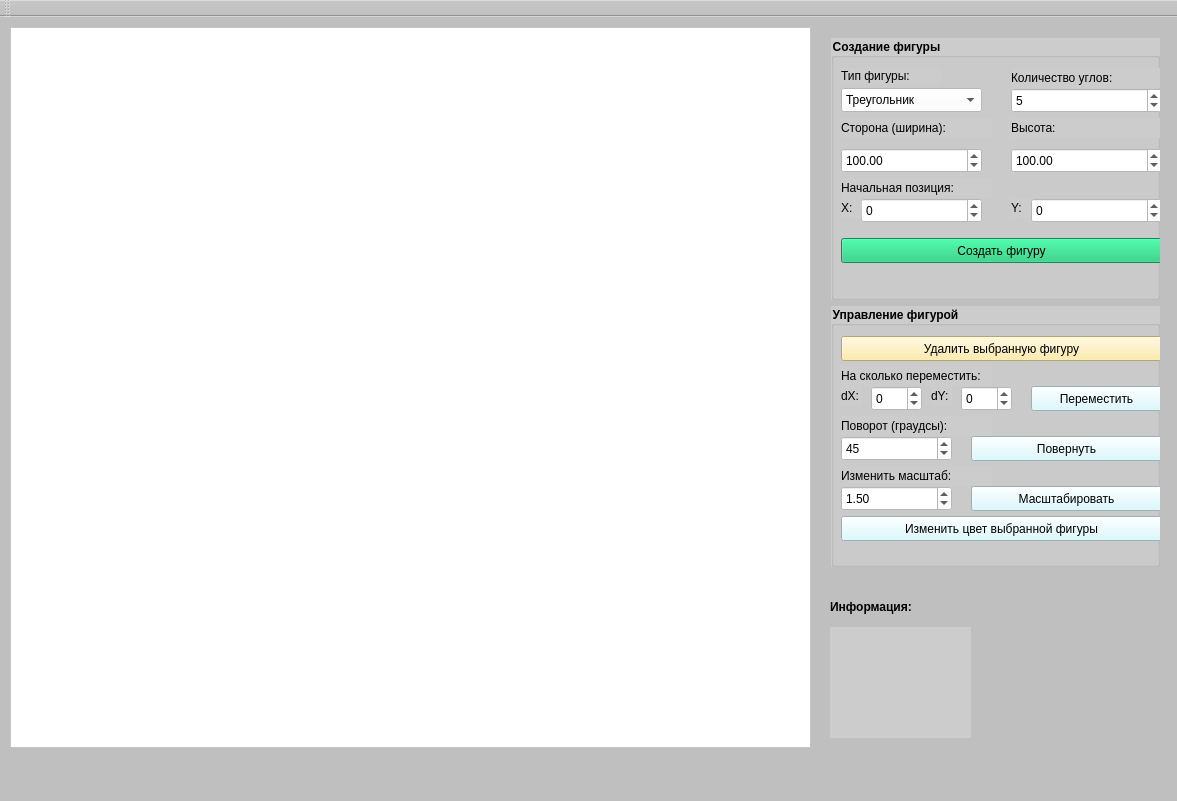
<?xml version="1.0" encoding="UTF-8"?>
<ui version="4.0">
 <class>GeometrydrawClass</class>
 <widget class="QMainWindow" name="GeometrydrawClass">
  <property name="geometry">
   <rect>
    <x>0</x>
    <y>0</y>
    <width>1177</width>
    <height>801</height>
   </rect>
  </property>
  <property name="windowTitle">
   <string>Geometrydraw</string>
  </property>
  <property name="styleSheet">
   <string notr="true">background-color: rgb(191, 191, 191);</string>
  </property>
  <widget class="QWidget" name="centralWidget">
   <widget class="QGraphicsView" name="graphicsView">
    <property name="geometry">
     <rect>
      <x>10</x>
      <y>10</y>
      <width>801</width>
      <height>721</height>
     </rect>
    </property>
    <property name="mouseTracking">
     <bool>true</bool>
    </property>
    <property name="styleSheet">
     <string notr="true">background-color: rgb(255, 255, 255);</string>
    </property>
    <property name="renderHints">
     <set>QPainter::Antialiasing|QPainter::TextAntialiasing</set>
    </property>
   </widget>
   <widget class="QWidget" name="verticalLayoutWidget">
    <property name="geometry">
     <rect>
      <x>820</x>
      <y>10</y>
      <width>351</width>
      <height>551</height>
     </rect>
    </property>
    <layout class="QVBoxLayout" name="verticalLayout_2">
     <item>
      <widget class="QGroupBox" name="groupBox">
       <property name="font">
        <font>
         <weight>75</weight>
         <bold>true</bold>
        </font>
       </property>
       <property name="styleSheet">
        <string notr="true">background-color: rgb(204, 204, 204);</string>
       </property>
       <property name="title">
        <string>Создание фигуры</string>
       </property>
       <widget class="QComboBox" name="figureType">
        <property name="geometry">
         <rect>
          <x>10</x>
          <y>50</y>
          <width>141</width>
          <height>24</height>
         </rect>
        </property>
        <property name="styleSheet">
         <string notr="true">background-color: rgb(255, 255, 255);</string>
        </property>
        <item>
         <property name="text">
          <string>Треугольник</string>
         </property>
        </item>
        <item>
         <property name="text">
          <string>Прямоугольник</string>
         </property>
        </item>
        <item>
         <property name="text">
          <string>Ромб</string>
         </property>
        </item>
        <item>
         <property name="text">
          <string>Многоугольник</string>
         </property>
        </item>
       </widget>
       <widget class="QLabel" name="label">
        <property name="geometry">
         <rect>
          <x>10</x>
          <y>30</y>
          <width>101</width>
          <height>16</height>
         </rect>
        </property>
        <property name="text">
         <string>Тип фигуры:</string>
        </property>
       </widget>
       <widget class="QLabel" name="label_2">
        <property name="geometry">
         <rect>
          <x>10</x>
          <y>80</y>
          <width>151</width>
          <height>20</height>
         </rect>
        </property>
        <property name="text">
         <string>Сторона (ширина):</string>
        </property>
       </widget>
       <widget class="QDoubleSpinBox" name="param1">
        <property name="geometry">
         <rect>
          <x>10</x>
          <y>110</y>
          <width>141</width>
          <height>25</height>
         </rect>
        </property>
        <property name="styleSheet">
         <string notr="true">background-color: rgb(255, 255, 255);</string>
        </property>
        <property name="maximum">
         <double>1000.000000000000000</double>
        </property>
        <property name="value">
         <double>100.000000000000000</double>
        </property>
       </widget>
       <widget class="QDoubleSpinBox" name="param2">
        <property name="geometry">
         <rect>
          <x>180</x>
          <y>110</y>
          <width>151</width>
          <height>25</height>
         </rect>
        </property>
        <property name="styleSheet">
         <string notr="true">background-color: rgb(255, 255, 255);</string>
        </property>
        <property name="maximum">
         <double>1000.000000000000000</double>
        </property>
        <property name="value">
         <double>100.000000000000000</double>
        </property>
       </widget>
       <widget class="QLabel" name="label_3">
        <property name="geometry">
         <rect>
          <x>180</x>
          <y>80</y>
          <width>151</width>
          <height>20</height>
         </rect>
        </property>
        <property name="text">
         <string>Высота:</string>
        </property>
       </widget>
       <widget class="QLabel" name="label_4">
        <property name="geometry">
         <rect>
          <x>180</x>
          <y>30</y>
          <width>151</width>
          <height>20</height>
         </rect>
        </property>
        <property name="text">
         <string>Количество углов:</string>
        </property>
       </widget>
       <widget class="QSpinBox" name="sidesSpinBox">
        <property name="geometry">
         <rect>
          <x>180</x>
          <y>50</y>
          <width>151</width>
          <height>25</height>
         </rect>
        </property>
        <property name="styleSheet">
         <string notr="true">background-color: rgb(255, 255, 255);</string>
        </property>
        <property name="minimum">
         <number>3</number>
        </property>
        <property name="value">
         <number>5</number>
        </property>
       </widget>
       <widget class="QSpinBox" name="xSpinBox">
        <property name="geometry">
         <rect>
          <x>30</x>
          <y>160</y>
          <width>121</width>
          <height>25</height>
         </rect>
        </property>
        <property name="styleSheet">
         <string notr="true">background-color: rgb(255, 255, 255);</string>
        </property>
        <property name="minimum">
         <number>-100</number>
        </property>
        <property name="maximum">
         <number>100</number>
        </property>
       </widget>
       <widget class="QLabel" name="label_5">
        <property name="geometry">
         <rect>
          <x>10</x>
          <y>140</y>
          <width>151</width>
          <height>20</height>
         </rect>
        </property>
        <property name="text">
         <string>Начальная позиция:</string>
        </property>
       </widget>
       <widget class="QLabel" name="label_6">
        <property name="geometry">
         <rect>
          <x>10</x>
          <y>160</y>
          <width>21</width>
          <height>20</height>
         </rect>
        </property>
        <property name="text">
         <string>X:</string>
        </property>
       </widget>
       <widget class="QLabel" name="label_7">
        <property name="geometry">
         <rect>
          <x>180</x>
          <y>160</y>
          <width>21</width>
          <height>20</height>
         </rect>
        </property>
        <property name="text">
         <string>Y:</string>
        </property>
       </widget>
       <widget class="QSpinBox" name="ySpinBox">
        <property name="geometry">
         <rect>
          <x>200</x>
          <y>160</y>
          <width>131</width>
          <height>25</height>
         </rect>
        </property>
        <property name="styleSheet">
         <string notr="true">background-color: rgb(255, 255, 255);</string>
        </property>
        <property name="minimum">
         <number>-100</number>
        </property>
        <property name="maximum">
         <number>100</number>
        </property>
       </widget>
       <widget class="QPushButton" name="createButton">
        <property name="geometry">
         <rect>
          <x>10</x>
          <y>200</y>
          <width>321</width>
          <height>25</height>
         </rect>
        </property>
        <property name="font">
         <font>
          <weight>50</weight>
          <bold>false</bold>
         </font>
        </property>
        <property name="styleSheet">
         <string notr="true">background-color: rgb(18, 197, 114);</string>
        </property>
        <property name="text">
         <string>Создать фигуру</string>
        </property>
       </widget>
      </widget>
     </item>
     <item>
      <widget class="QGroupBox" name="groupBox_2">
       <property name="font">
        <font>
         <weight>75</weight>
         <bold>true</bold>
        </font>
       </property>
       <property name="styleSheet">
        <string notr="true">background-color: rgb(204, 204, 204);</string>
       </property>
       <property name="title">
        <string>Управление фигурой</string>
       </property>
       <widget class="QPushButton" name="deleteButton">
        <property name="geometry">
         <rect>
          <x>10</x>
          <y>30</y>
          <width>321</width>
          <height>25</height>
         </rect>
        </property>
        <property name="styleSheet">
         <string notr="true">background-color: rgb(255, 233, 151);</string>
        </property>
        <property name="text">
         <string>Удалить выбранную фигуру</string>
        </property>
       </widget>
       <widget class="QLabel" name="label_8">
        <property name="geometry">
         <rect>
          <x>10</x>
          <y>80</y>
          <width>21</width>
          <height>20</height>
         </rect>
        </property>
        <property name="text">
         <string>dX:</string>
        </property>
       </widget>
       <widget class="QLabel" name="label_9">
        <property name="geometry">
         <rect>
          <x>10</x>
          <y>60</y>
          <width>151</width>
          <height>20</height>
         </rect>
        </property>
        <property name="text">
         <string>На сколько переместить:</string>
        </property>
       </widget>
       <widget class="QLabel" name="label_10">
        <property name="geometry">
         <rect>
          <x>100</x>
          <y>80</y>
          <width>21</width>
          <height>20</height>
         </rect>
        </property>
        <property name="text">
         <string>dY:</string>
        </property>
       </widget>
       <widget class="QSpinBox" name="moveDx">
        <property name="geometry">
         <rect>
          <x>40</x>
          <y>80</y>
          <width>51</width>
          <height>25</height>
         </rect>
        </property>
        <property name="styleSheet">
         <string notr="true">background-color: rgb(255, 255, 255);</string>
        </property>
        <property name="minimum">
         <number>-100</number>
        </property>
        <property name="maximum">
         <number>100</number>
        </property>
       </widget>
       <widget class="QPushButton" name="moveButton">
        <property name="geometry">
         <rect>
          <x>200</x>
          <y>80</y>
          <width>131</width>
          <height>25</height>
         </rect>
        </property>
        <property name="styleSheet">
         <string notr="true">background-color: rgb(210, 249, 255);</string>
        </property>
        <property name="text">
         <string>Переместить</string>
        </property>
       </widget>
       <widget class="QSpinBox" name="moveDy">
        <property name="geometry">
         <rect>
          <x>130</x>
          <y>80</y>
          <width>51</width>
          <height>25</height>
         </rect>
        </property>
        <property name="styleSheet">
         <string notr="true">background-color: rgb(255, 255, 255);</string>
        </property>
        <property name="minimum">
         <number>-100</number>
        </property>
        <property name="maximum">
         <number>100</number>
        </property>
       </widget>
       <widget class="QSpinBox" name="rotateAngle">
        <property name="geometry">
         <rect>
          <x>10</x>
          <y>130</y>
          <width>111</width>
          <height>25</height>
         </rect>
        </property>
        <property name="styleSheet">
         <string notr="true">background-color: rgb(255, 255, 255);</string>
        </property>
        <property name="minimum">
         <number>-180</number>
        </property>
        <property name="maximum">
         <number>180</number>
        </property>
        <property name="value">
         <number>45</number>
        </property>
       </widget>
       <widget class="QLabel" name="label_11">
        <property name="geometry">
         <rect>
          <x>10</x>
          <y>110</y>
          <width>151</width>
          <height>20</height>
         </rect>
        </property>
        <property name="text">
         <string>Поворот (граудсы):</string>
        </property>
       </widget>
       <widget class="QPushButton" name="rotateButton">
        <property name="geometry">
         <rect>
          <x>140</x>
          <y>130</y>
          <width>191</width>
          <height>25</height>
         </rect>
        </property>
        <property name="styleSheet">
         <string notr="true">background-color: rgb(210, 249, 255);</string>
        </property>
        <property name="text">
         <string>Повернуть</string>
        </property>
       </widget>
       <widget class="QPushButton" name="scaleButton">
        <property name="geometry">
         <rect>
          <x>140</x>
          <y>180</y>
          <width>191</width>
          <height>25</height>
         </rect>
        </property>
        <property name="styleSheet">
         <string notr="true">background-color: rgb(210, 249, 255);</string>
        </property>
        <property name="text">
         <string>Масштабировать</string>
        </property>
       </widget>
       <widget class="QLabel" name="label_12">
        <property name="geometry">
         <rect>
          <x>10</x>
          <y>160</y>
          <width>151</width>
          <height>20</height>
         </rect>
        </property>
        <property name="text">
         <string>Изменить масштаб:</string>
        </property>
       </widget>
       <widget class="QDoubleSpinBox" name="scaleFactor">
        <property name="geometry">
         <rect>
          <x>10</x>
          <y>180</y>
          <width>111</width>
          <height>25</height>
         </rect>
        </property>
        <property name="styleSheet">
         <string notr="true">background-color: rgb(255, 255, 255);</string>
        </property>
        <property name="minimum">
         <double>0.100000000000000</double>
        </property>
        <property name="maximum">
         <double>10.000000000000000</double>
        </property>
        <property name="singleStep">
         <double>0.100000000000000</double>
        </property>
        <property name="value">
         <double>1.500000000000000</double>
        </property>
       </widget>
       <widget class="QPushButton" name="colorButton">
        <property name="geometry">
         <rect>
          <x>10</x>
          <y>210</y>
          <width>321</width>
          <height>25</height>
         </rect>
        </property>
        <property name="styleSheet">
         <string notr="true">background-color: rgb(210, 249, 255);</string>
        </property>
        <property name="text">
         <string>Изменить цвет выбранной фигуры</string>
        </property>
       </widget>
      </widget>
     </item>
    </layout>
   </widget>
   <widget class="QLabel" name="infoLabel">
    <property name="geometry">
     <rect>
      <x>830</x>
      <y>610</y>
      <width>141</width>
      <height>111</height>
     </rect>
    </property>
    <property name="styleSheet">
     <string notr="true">background-color: rgb(204, 204, 204);</string>
    </property>
    <property name="text">
     <string/>
    </property>
    <property name="alignment">
     <set>Qt::AlignLeading|Qt::AlignLeft|Qt::AlignVCenter</set>
    </property>
   </widget>
   <widget class="QLabel" name="label_13">
    <property name="geometry">
     <rect>
      <x>830</x>
      <y>580</y>
      <width>151</width>
      <height>20</height>
     </rect>
    </property>
    <property name="font">
     <font>
      <weight>75</weight>
      <bold>true</bold>
     </font>
    </property>
    <property name="text">
     <string>Информация:</string>
    </property>
   </widget>
  </widget>
  <widget class="QMenuBar" name="menuBar">
   <property name="geometry">
    <rect>
     <x>0</x>
     <y>0</y>
     <width>1177</width>
     <height>26</height>
    </rect>
   </property>
  </widget>
  <widget class="QToolBar" name="mainToolBar">
   <attribute name="toolBarArea">
    <enum>TopToolBarArea</enum>
   </attribute>
   <attribute name="toolBarBreak">
    <bool>false</bool>
   </attribute>
  </widget>
  <widget class="QStatusBar" name="statusBar"/>
 </widget>
 <layoutdefault spacing="6" margin="11"/>
 <resources>
  <include location="Geometrydraw.qrc"/>
 </resources>
 <connections/>
</ui>
